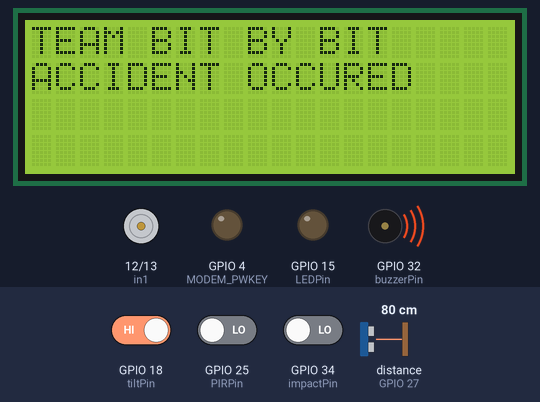
Bench run of a sketch on a simulated ESP32. Parts: 20×4 character LCD, motor-driver pin pairs drawn as motors (green arrow = first pin HIGH = forward, orange = second pin HIGH = backward, longer = more drive), output pins drawn as LEDs (lit = HIGH), buzzer (waves = sounding, pin HIGH). Wiring (inferred from the names in the program): ultrasonic range finder: trigger GPIO 14; echo GPIO 27. Inputs (shaded band) come from the test bench; at power-on: GPIO 34 (impactPin) LOW, distance to the obstacle (sensor on GPIO 27) 80 cm, GPIO 25 (PIRPin) LOW, GPIO 18 (tiltPin) HIGH. The echo pulse lasts 58.3 µs per cm; the GPS gets a fix after 3 s at 37.7749, -122.4194 with 8 satellites; pins used as bus, display or sensor lines are not drawn; what the sketch prints to the serial monitor is not drawn.

Above: at 4.2 s.
4.3 s: GPIO 34 (impactPin) driven HIGH
At 9.1 s:
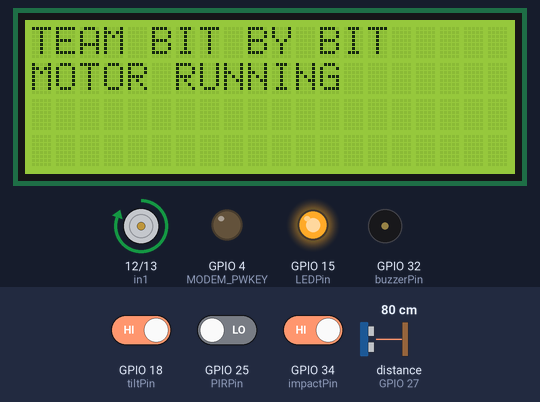
17.5 s: distance to the obstacle (sensor on GPIO 27) set to 2 cm
30.7 s: GPIO 25 (PIRPin) driven HIGH
At 31.1 s:
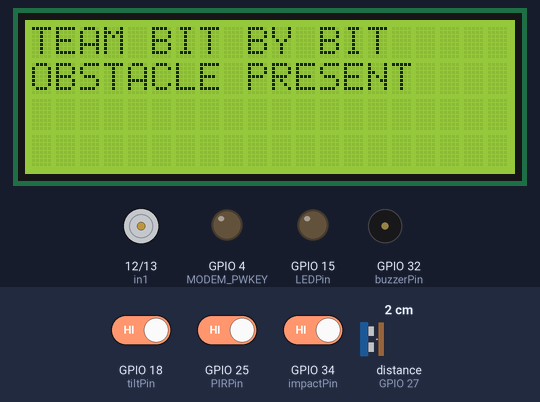
36.4 s: distance to the obstacle (sensor on GPIO 27) set to 9 cm
At 42.1 s:
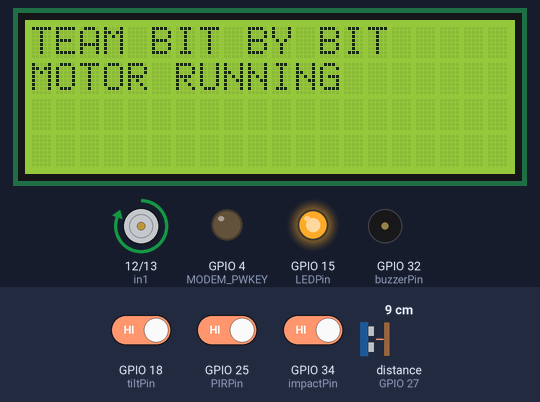
49.6 s: distance to the obstacle (sensor on GPIO 27) set to 18 cm
62.8 s: distance to the obstacle (sensor on GPIO 27) set to 35 cm
Timing chart, 0 to 65.8 s (numbered marks = the images above; inputs shaded):
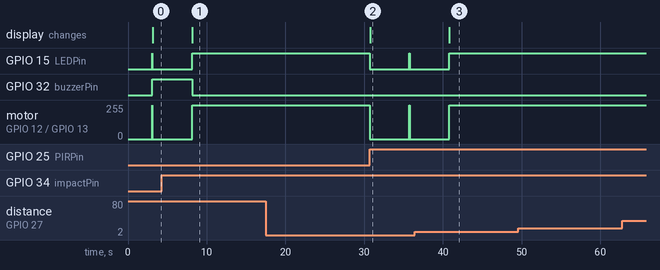

The sketch:

final_version.ino
```cpp
const char simPIN[]   = "";
#define SMS_TARGET  "+916361776734"

// Configure TinyGSM library
#define TINY_GSM_MODEM_SIM800      // Modem is SIM800
#define TINY_GSM_RX_BUFFER   1024  // Set RX buffer to 1Kb

#include <TinyGsmClient.h>
#include <LiquidCrystal_I2C.h>
#include <TinyGPS++.h>
#include <SoftwareSerial.h>

LiquidCrystal_I2C lcd (0x27, 20, 4);

// TTGO T-Call pins
#define MODEM_RST            5
#define MODEM_PWKEY          4
#define MODEM_POWER_ON       23
#define MODEM_TX             27
#define MODEM_RX             26

// Set serial for debug console (to Serial Monitor, default speed 115200)
#define SerialMon Serial
// Set serial for AT commands (to SIM800 module)
#define SerialAT  Serial1

// Define the serial console for debug prints, if needed
//#define DUMP_AT_COMMANDS

#ifdef DUMP_AT_COMMANDS
  #include <StreamDebugger.h>
  StreamDebugger debugger(SerialAT, SerialMon);
  TinyGsm modem(debugger);
#else
  TinyGsm modem(SerialAT);
#endif

#define IP5306_ADDR          0x75
#define IP5306_REG_SYS_CTL0  0x00

const int tiltPin = 18;
const int buzzerPin = 32;
const int impactPin = 34;
//ultrasonic
int trigPin = 14;
int echoPin = 27;

//PIR Motion sensor
int PIRPin = 25;
//motor
int in1 = 12;
int in2 = 13;
//led
int LEDPin = 15;

//GPS
static const int RXPin = 2, TXPin = 4;
static const uint32_t GPSBaud = 9600;

TinyGPSPlus gps;
// The serial connection to the GPS device
SoftwareSerial GPS(RXPin, TXPin);


//define sound speed in cm/uS
#define SOUND_SPEED 0.034
#define CM_TO_INCH 0.393701
long duration;
float distanceCm;
float distanceInch;

void setup() {

  // Set console baud rate
  SerialMon.begin(115200);
  GPS.begin(GPSBaud);

  // LCD
  lcd. begin ();
  lcd. backlight ();
  lcd.print("BIT BY BIT");

  pinMode(impactPin,INPUT);
  pinMode(tiltPin,INPUT);
  pinMode(buzzerPin, OUTPUT);

  pinMode(PIRPin, INPUT);
  //ultrasonic sensor
  pinMode(trigPin, OUTPUT); // Sets the trigPin as an Output
  pinMode(echoPin, INPUT); // Sets the echoPin as an Input
  //motor driver pins
  pinMode(in1, OUTPUT);
  pinMode(in2, OUTPUT);
  pinMode(LEDPin, OUTPUT);

  // Set modem reset, enable, power pins
  pinMode(MODEM_PWKEY, OUTPUT);
  pinMode(MODEM_RST, OUTPUT);
  pinMode(MODEM_POWER_ON, OUTPUT);
  digitalWrite(MODEM_PWKEY, LOW);
  digitalWrite(MODEM_RST, HIGH);
  digitalWrite(MODEM_POWER_ON, HIGH);


  // Set GSM module baud rate and UART pins
  SerialAT.begin(115200, SERIAL_8N1, MODEM_RX, MODEM_TX);
  delay(3000);

  // Restart SIM800 module, it takes quite some time
  // To skip it, call init() instead of restart()
  SerialMon.println("Initializing modem...");
  modem.init();
  // use modem.init() if you don't need the complete restart

  // Unlock your SIM card with a PIN if needed
  if (strlen(simPIN) && modem.getSimStatus() != 3 ) {
    modem.simUnlock(simPIN);

  }

}

void loop() {
  String smsMessage;
  float lati=0,longi=0;
  smsMessage = "Emergency, Accident occured. Location: https://maps.google.com/maps?q=loc:";

  digitalWrite(in1, HIGH);
  digitalWrite(in2, LOW);
  digitalWrite(LEDPin, HIGH);
  digitalWrite(buzzerPin, LOW);
  lcd.clear();
  lcd. setCursor (0, 0);
  lcd.print("TEAM BIT BY BIT");
  lcd. setCursor (0, 1);
  lcd.print("MOTOR RUNNING");
  Serial.println("motor Running");

// PREVENTION  --------------------------------------------------------
  // ultrasonic code

  digitalWrite(trigPin, LOW);
  delayMicroseconds(2);
  digitalWrite(trigPin, HIGH);
  delayMicroseconds(10);
  digitalWrite(trigPin, LOW);
  duration = pulseIn(echoPin, HIGH);
  distanceCm = (duration * SOUND_SPEED)/2.0;
  distanceInch = distanceCm * CM_TO_INCH;

  //Prints the distance in the Serial Monitor
//  Serial.print("Distance (cm): ");
//  Serial.println(distanceCm);
//  Serial.print("Distance (inch): ");
//  Serial.println(distanceInch);

  // motion sensor and Ultra sonic
  if(digitalRead(PIRPin) == HIGH && distanceInch < 2.0){
    digitalWrite(in1, LOW);
    digitalWrite(in2, LOW);
    digitalWrite(LEDPin, LOW);

    Serial.println("Obstacle detected , motor turning off");
    lcd.clear();
    lcd. setCursor (0, 0);
    lcd.print("TEAM BIT BY BIT");
    lcd. setCursor (0, 1);
    lcd.print("OBSTACLE PRESENT");
    delay(5000);
    }

// ACCIDENT -----------------------------------------------------------
 if(digitalRead(tiltPin) == LOW || digitalRead(impactPin) == LOW){
    digitalWrite(buzzerPin,HIGH);
    digitalWrite(in1, LOW);
    digitalWrite(in2, LOW);
    digitalWrite(LEDPin, LOW);
    lcd.clear();
    lcd. setCursor (0, 0);
    lcd.print("TEAM BIT BY BIT");
    lcd. setCursor (0, 1);
    lcd.print("ACCIDENT OCCURED");

    if (GPS.available() > 0)
    {
     gps.encode(GPS.read());
     if (gps.location.isUpdated())
     {
     lati = gps.location.lat();
     longi = gps.location.lng();
     }
    }

    if(modem.sendSMS(SMS_TARGET, smsMessage+lati+","+longi)){
      SerialMon.println(smsMessage+lati+","+longi);
    }
    else{
      SerialMon.println("SMS failed to send due to network issue");
   }
   delay(5000);
  }//IF CLOSE
  else{
    digitalWrite(buzzerPin,LOW);
    SerialMon.println("Cool Bro");
  }
  //delay(5000);
}
```

Measured:
- after the input at 4.3 s, GPIO 15 (LEDPin): goes on until 8.1 s, then stays HIGH; GPIO 32 (buzzerPin): goes on until 8.1 s, then stays LOW; motor on GPIO 12 (in1) / GPIO 13 (in2): goes on until 8.1 s, then stays forward 255/255; the display: changes after 3.9 s (image 1)
- after the input at 30.7 s, GPIO 15 (LEDPin): HIGH → LOW at once, → HIGH 5.0 s later, → LOW 0.03 s later; motor on GPIO 12 (in1) / GPIO 13 (in2): forward 255/255 → stopped at once; the display: changes at once (image 2)
- after the input at 36.4 s, GPIO 15 (LEDPin): goes on until 40.8 s, then stays HIGH; motor on GPIO 12 (in1) / GPIO 13 (in2): goes on until 40.8 s, then stays forward 255/255; the display: changes after 4.4 s (image 3)
